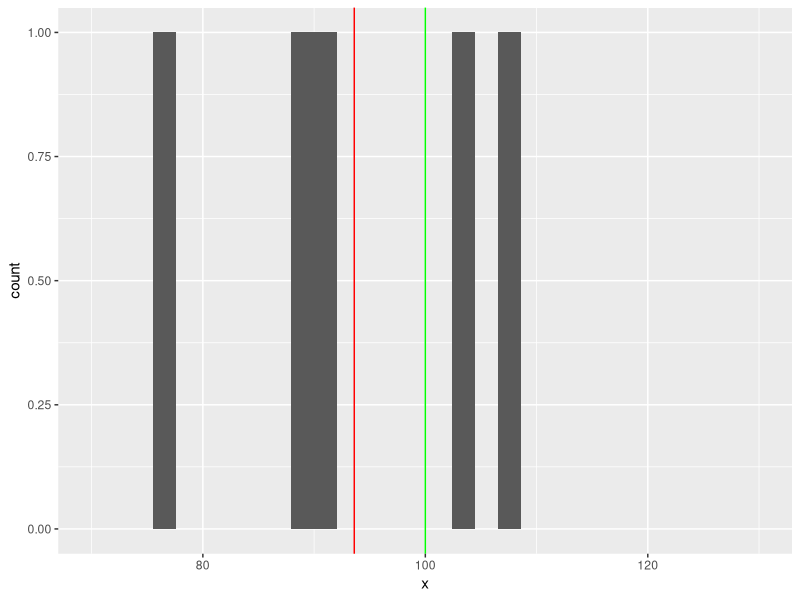
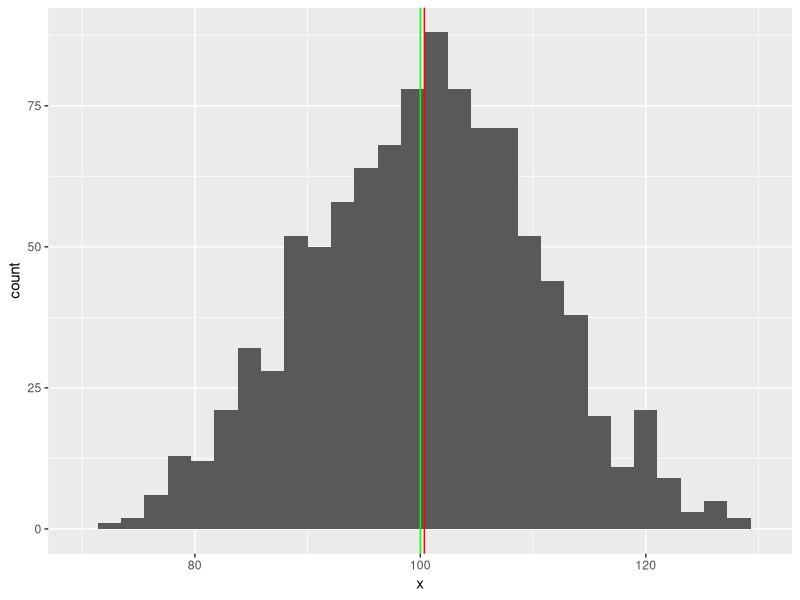
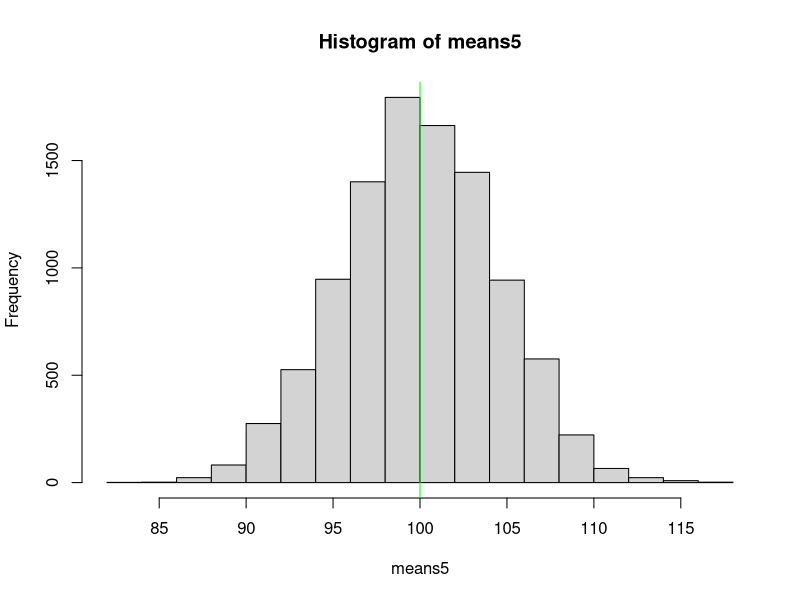
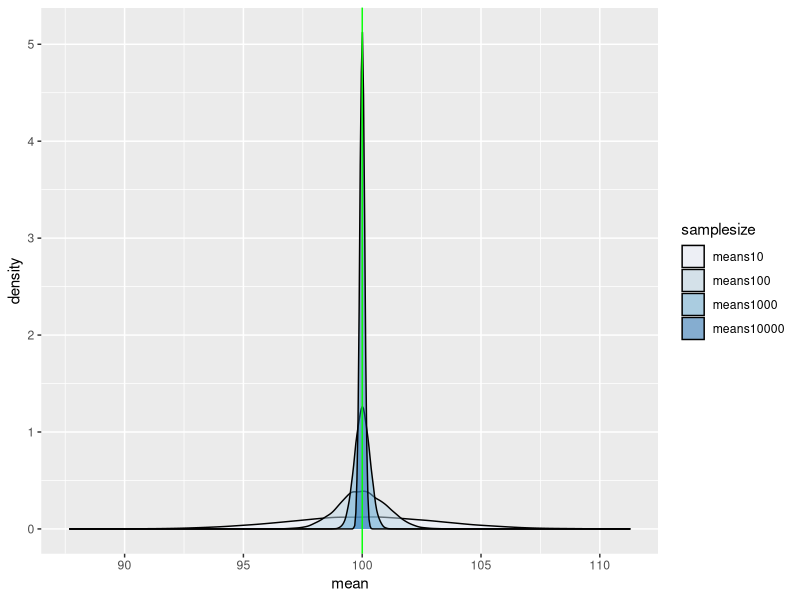
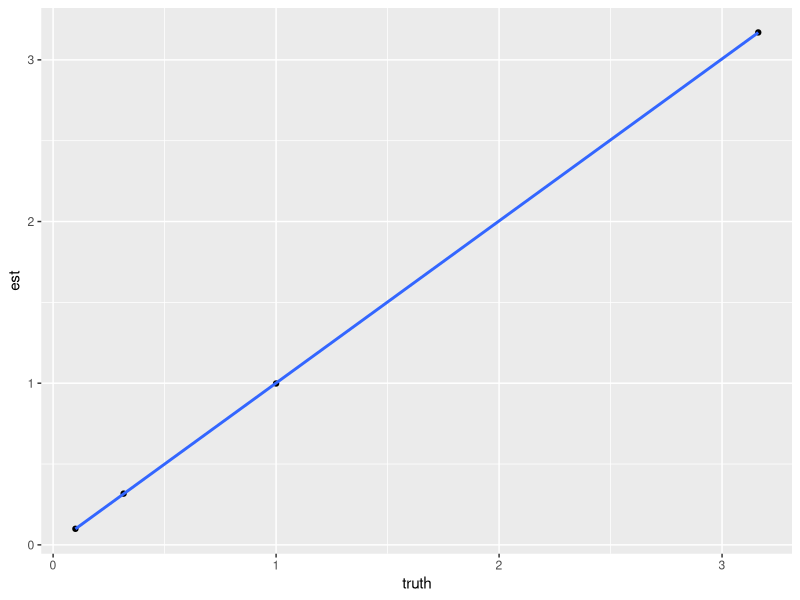
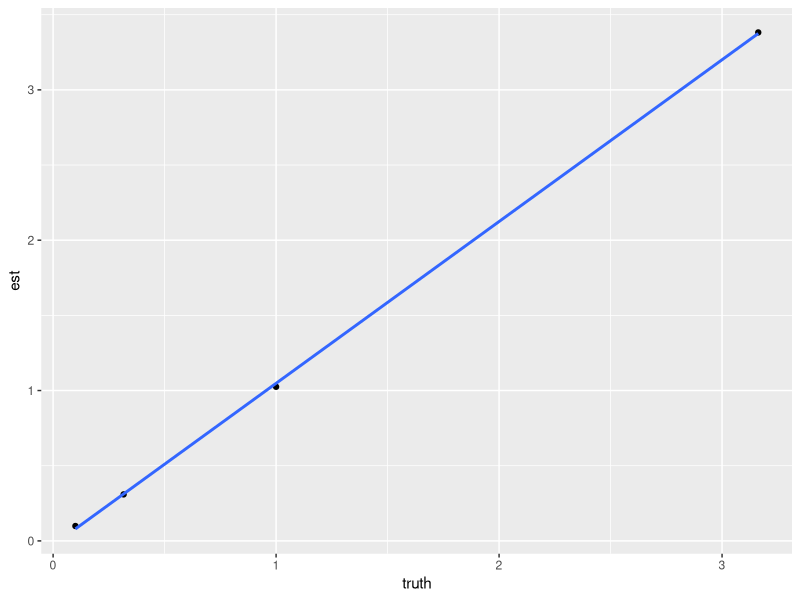
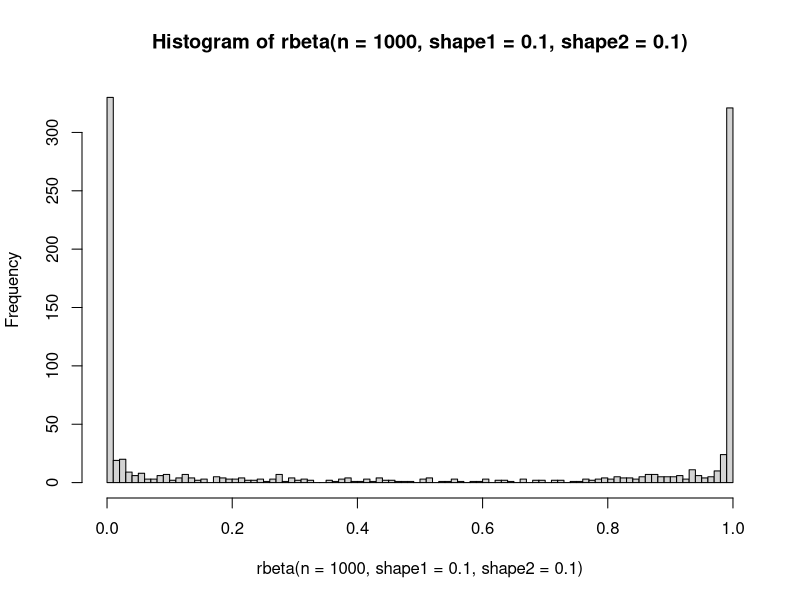
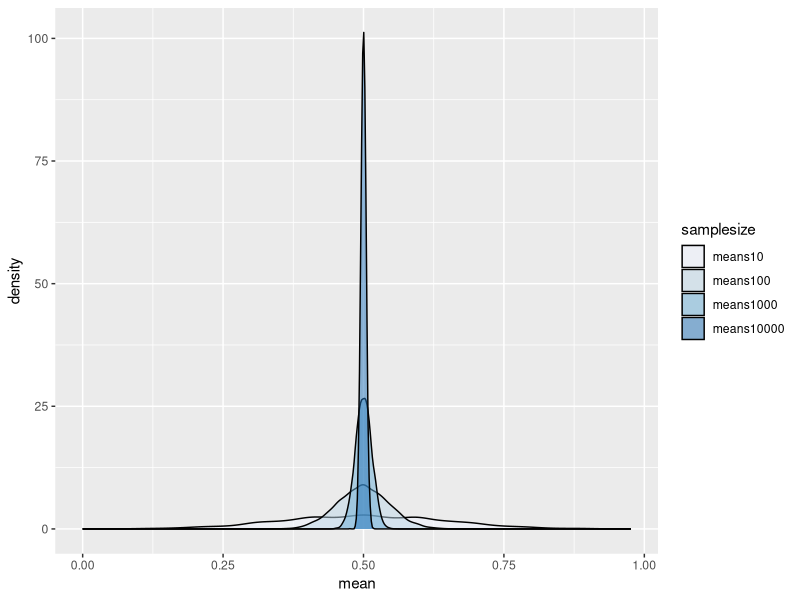

These charts were generated, in order, by the following R code:
## ---- chunk 1
library("tidyverse")
## ---- chunk 2
x <- rnorm(n=5, mean=100, sd=10)
x %>%
  as.data.frame(x=.) %>%
  ggplot() +
  geom_histogram(aes(x=x)) +
  xlim(c(70,130)) +
  geom_vline(xintercept = mean(x), color="red") +
  geom_vline(xintercept=100, color="green")
## ---- chunk 3
x <- rnorm(n=1000, mean=100, sd=10)
x %>%
  as.data.frame(x=.) %>%
  ggplot() +
  geom_histogram(aes(x=x)) +
  xlim(c(70,130)) +
  geom_vline(xintercept = mean(x), color="red") +
  geom_vline(xintercept=100, color="green")
## ---- chunk 4
n_simulations <- 10000
means5 <- rep(NA, n_simulations)
for (i in 1:n_simulations) {
  means5[i] <- mean(rnorm(n=5, mean=100, sd=10))
}
hist(means5)
abline(v = 100, col="green")
## ---- chunk 5
d <- data.frame(means10=rep(NA,n_simulations),
                means100=rep(NA,n_simulations),
                means1000=rep(NA,n_simulations),
                means10000=rep(NA,n_simulations)
                )
for (i in 1:n_simulations) {
  d[i,"means10"] <- mean(rnorm(n=10, mean=100, sd=10))
  d[i,"means100"] <- mean(rnorm(n=100, mean=100, sd=10))
  d[i,"means1000"] <- mean(rnorm(n=1000, mean=100, sd=10))
  d[i,"means10000"] <- mean(rnorm(n=10000, mean=100, sd=10))
}
## ---- chunk 6
# Paste the command above
# Put your density plot code here
d_long <- d %>%
  pivot_longer(
    cols = starts_with("means"),
    names_to = "samplesize",
    values_to = "mean"
  )

d_long %>%
  ggplot() +
  geom_density(aes(x=mean,fill=samplesize),alpha=0.5) +
  scale_fill_brewer(palette="Blues") +
  geom_vline(xintercept = 100, color="green")
## ---- chunk 7
# Your scatterplot code
data.frame(est=c(sd(d$means10),sd(d$means100), sd(d$means1000), sd(d$means10000)),
           truth=10/sqrt(c(10,100,1000,10000))) %>% 
  ggplot() +
  geom_point(aes(x=truth,y=est)) +
  geom_smooth(aes(x=truth,y=est),method="lm", se=FALSE)
## ---- chunk 8
# Your scatterplot code
data.frame(est=c(
  sd(rnorm(n=10, mean=100, sd=10))/sqrt(10),
  sd(rnorm(n=100, mean=100, sd=10))/sqrt(100),
  sd(rnorm(n=1000, mean=100, sd=10))/sqrt(1000),
  sd(rnorm(n=1000, mean=100, sd=10))/sqrt(10000)),
           truth=10/sqrt(c(10,100,1000,10000))) %>% 
  ggplot() +
  geom_point(aes(x=truth,y=est)) +
  geom_smooth(aes(x=truth,y=est),method="lm", se=FALSE)
## ---- chunk 9
hist(rbeta(n=1000, shape1=0.1, shape2=0.1), breaks=100)
## ---- chunk 10
db <- data.frame(means10=rep(NA,n_simulations),
                means100=rep(NA,n_simulations),
                means1000=rep(NA,n_simulations),
                means10000=rep(NA,n_simulations)
                )
for (i in 1:n_simulations) {
  db[i,"means10"] <- mean(rbeta(n=10, shape1=0.1, shape2=0.1))
  db[i,"means100"] <- mean(rbeta(n=100,shape1=0.1, shape2=0.1))
  db[i,"means1000"] <- mean(rbeta(n=1000, shape1=0.1, shape2=0.1))
  db[i,"means10000"] <- mean(rbeta(n=10000, shape1=0.1, shape2=0.1))
}

db_long <- db %>%
  pivot_longer(
    cols = starts_with("means"),
    names_to = "samplesize",
    values_to = "mean"
  )

db_long %>%
  ggplot() +
  geom_density(aes(x=mean,fill=samplesize),alpha=0.5) +
  scale_fill_brewer(palette="Blues")
